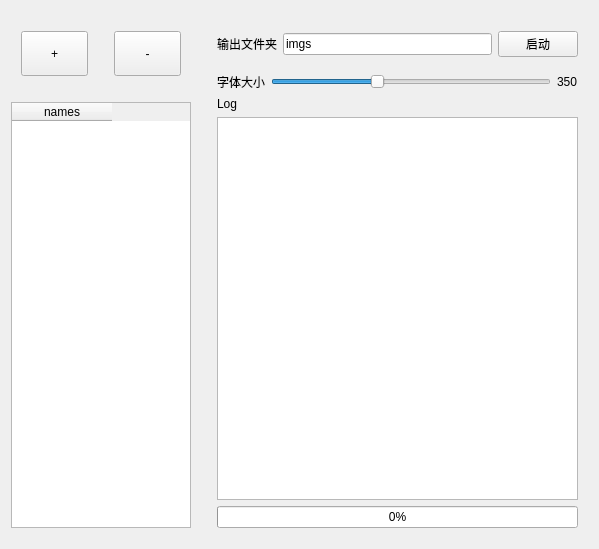
<?xml version="1.0" encoding="UTF-8"?>
<ui version="4.0">
 <class>Form</class>
 <widget class="QWidget" name="Form">
  <property name="geometry">
   <rect>
    <x>0</x>
    <y>0</y>
    <width>599</width>
    <height>549</height>
   </rect>
  </property>
  <property name="windowTitle">
   <string>Form</string>
  </property>
  <layout class="QHBoxLayout" name="horizontalLayout_3" stretch="1,2">
   <item>
    <layout class="QVBoxLayout" name="verticalLayout" stretch="1,5">
     <property name="rightMargin">
      <number>10</number>
     </property>
     <property name="bottomMargin">
      <number>10</number>
     </property>
     <item>
      <layout class="QHBoxLayout" name="horizontalLayout">
       <property name="leftMargin">
        <number>10</number>
       </property>
       <property name="topMargin">
        <number>20</number>
       </property>
       <property name="rightMargin">
        <number>10</number>
       </property>
       <property name="bottomMargin">
        <number>20</number>
       </property>
       <item>
        <widget class="QToolButton" name="add">
         <property name="sizePolicy">
          <sizepolicy hsizetype="Preferred" vsizetype="Preferred">
           <horstretch>0</horstretch>
           <verstretch>0</verstretch>
          </sizepolicy>
         </property>
         <property name="text">
          <string>+</string>
         </property>
        </widget>
       </item>
       <item>
        <spacer name="horizontalSpacer">
         <property name="orientation">
          <enum>Qt::Horizontal</enum>
         </property>
         <property name="sizeType">
          <enum>QSizePolicy::Preferred</enum>
         </property>
         <property name="sizeHint" stdset="0">
          <size>
           <width>20</width>
           <height>10</height>
          </size>
         </property>
        </spacer>
       </item>
       <item>
        <widget class="QToolButton" name="sub">
         <property name="sizePolicy">
          <sizepolicy hsizetype="Preferred" vsizetype="Preferred">
           <horstretch>0</horstretch>
           <verstretch>0</verstretch>
          </sizepolicy>
         </property>
         <property name="text">
          <string>-</string>
         </property>
        </widget>
       </item>
      </layout>
     </item>
     <item>
      <widget class="QTableWidget" name="names">
       <column>
        <property name="text">
         <string>names</string>
        </property>
       </column>
      </widget>
     </item>
    </layout>
   </item>
   <item>
    <layout class="QVBoxLayout" name="verticalLayout_3">
     <property name="leftMargin">
      <number>10</number>
     </property>
     <property name="topMargin">
      <number>10</number>
     </property>
     <property name="rightMargin">
      <number>10</number>
     </property>
     <property name="bottomMargin">
      <number>10</number>
     </property>
     <item>
      <layout class="QHBoxLayout" name="horizontalLayout_2">
       <property name="topMargin">
        <number>10</number>
       </property>
       <property name="bottomMargin">
        <number>10</number>
       </property>
       <item>
        <widget class="QLabel" name="label_2">
         <property name="text">
          <string>输出文件夹</string>
         </property>
        </widget>
       </item>
       <item>
        <widget class="QLineEdit" name="optDir">
         <property name="text">
          <string>imgs</string>
         </property>
        </widget>
       </item>
       <item>
        <widget class="QPushButton" name="start">
         <property name="sizePolicy">
          <sizepolicy hsizetype="Minimum" vsizetype="Preferred">
           <horstretch>0</horstretch>
           <verstretch>0</verstretch>
          </sizepolicy>
         </property>
         <property name="text">
          <string>启动</string>
         </property>
        </widget>
       </item>
      </layout>
     </item>
     <item>
      <layout class="QHBoxLayout" name="horizontalLayout_4">
       <item>
        <widget class="QLabel" name="label_3">
         <property name="text">
          <string>字体大小</string>
         </property>
        </widget>
       </item>
       <item>
        <widget class="QSlider" name="size">
         <property name="minimum">
          <number>200</number>
         </property>
         <property name="maximum">
          <number>600</number>
         </property>
         <property name="singleStep">
          <number>1</number>
         </property>
         <property name="value">
          <number>350</number>
         </property>
         <property name="orientation">
          <enum>Qt::Horizontal</enum>
         </property>
        </widget>
       </item>
       <item>
        <widget class="QLabel" name="sizeLabel">
         <property name="text">
          <string>350</string>
         </property>
        </widget>
       </item>
      </layout>
     </item>
     <item>
      <layout class="QVBoxLayout" name="verticalLayout_2">
       <item>
        <widget class="QLabel" name="label">
         <property name="text">
          <string>Log</string>
         </property>
        </widget>
       </item>
       <item>
        <widget class="QTextBrowser" name="log"/>
       </item>
      </layout>
     </item>
     <item>
      <widget class="QProgressBar" name="progressBar">
       <property name="value">
        <number>0</number>
       </property>
      </widget>
     </item>
    </layout>
   </item>
  </layout>
 </widget>
 <resources/>
 <connections>
  <connection>
   <sender>optDir</sender>
   <signal>returnPressed()</signal>
   <receiver>start</receiver>
   <slot>click()</slot>
   <hints>
    <hint type="sourcelabel">
     <x>462</x>
     <y>42</y>
    </hint>
    <hint type="destinationlabel">
     <x>530</x>
     <y>45</y>
    </hint>
   </hints>
  </connection>
  <connection>
   <sender>size</sender>
   <signal>sliderMoved(int)</signal>
   <receiver>sizeLabel</receiver>
   <slot>setNum(int)</slot>
   <hints>
    <hint type="sourcelabel">
     <x>370</x>
     <y>79</y>
    </hint>
    <hint type="destinationlabel">
     <x>575</x>
     <y>80</y>
    </hint>
   </hints>
  </connection>
 </connections>
</ui>
